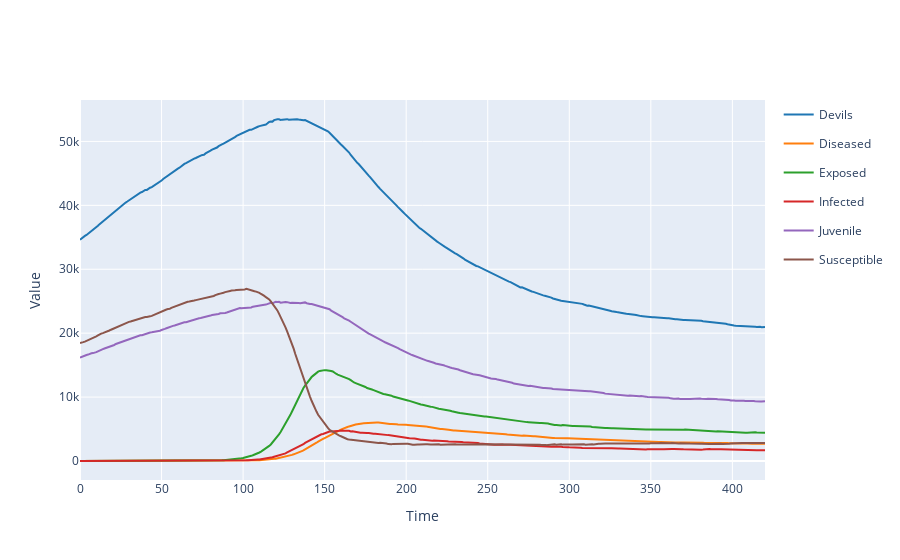

Notebook source saved alongside this figure:
### Code cell
results = model.run(solver=solver, with_pr=True)
# fixed_devils = np.array(devil_pop[:int(model.listOfParameters['DFTD_start'].expression)]).astype(int)
# fixed_others = np.array([0] * int(model.listOfParameters['DFTD_start'].expression))
# # print(len(fixed_devils))
# # print(len(fixed_others))

# J_pop = np.array([round(x*float(variables['juvenile_concentration'])) for x in fixed_devils])
# # print(J_pop)
# S_pop = np.array([fixed_devils[x] - J_pop[x] for x in range(len(fixed_devils))])
# # print(S_pop)
# # I_pop = max(round(init_S_pop * variables['infected_concentration']),1) #must have at least 1
# # S_pop = init_S_pop - I_pop
        
# for s in model.listOfSpecies:
#     if s == 'time':
#         results[0][s] = np.array(range(observed_t))
#     elif s == 'Devils':
#         results[0][s] = np.hstack((fixed_devils, results[0][s]))
#     elif s == 'Juvenile':
#         results[0][s] = np.hstack((J_pop, results[0][s]))
#     elif s == 'Susceptible':
#         results[0][s] = np.hstack((S_pop, results[0][s]))
#     else:
#         results[0][s] = np.hstack((fixed_others, results[0][s]))
results.plotplotly()

### Figure 1 — Plotly figure (JSON) as saved in the notebook; plotly's stock layout.template omitted (floating-point values rounded to 4 significant figures; data arrays with more than 128 entries replaced by an {"elided": "..."} marker saying what was removed)
{"data": [{"legendgroup": "Devils", "line": {"color": "#1f77b4"}, "mode": "lines", "name": "Devils", "type": "scatter", "x": {"elided": "421 int values"}, "y": {"elided": "421 int values"}}, {"legendgroup": "Diseased", "line": {"color": "#ff7f0e"}, "mode": "lines", "name": "Diseased", "type": "scatter", "x": {"elided": "421 int values"}, "y": {"elided": "421 int values"}}, {"legendgroup": "Exposed", "line": {"color": "#2ca02c"}, "mode": "lines", "name": "Exposed", "type": "scatter", "x": {"elided": "421 int values"}, "y": {"elided": "421 int values"}}, {"legendgroup": "Infected", "line": {"color": "#d62728"}, "mode": "lines", "name": "Infected", "type": "scatter", "x": {"elided": "421 int values"}, "y": {"elided": "421 int values"}}, {"legendgroup": "Juvenile", "line": {"color": "#9467bd"}, "mode": "lines", "name": "Juvenile", "type": "scatter", "x": {"elided": "421 int values"}, "y": {"elided": "421 int values"}}, {"legendgroup": "Susceptible", "line": {"color": "#8c564b"}, "mode": "lines", "name": "Susceptible", "type": "scatter", "x": {"elided": "421 int values"}, "y": {"elided": "421 int values"}}], "layout": {"showlegend": true, "title": {"text": ""}, "xaxis": {"title": {"text": "Time"}}, "yaxis": {"title": {"text": "Value"}}}}
